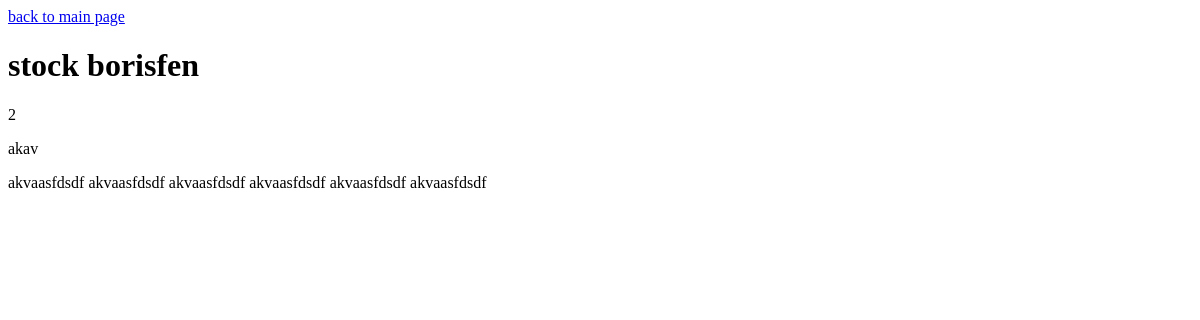
Before: /borisfen/ with the older database file.
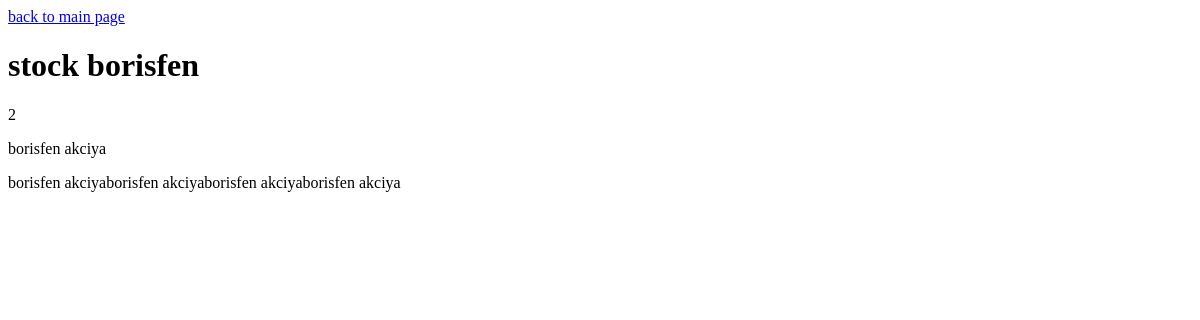
After: the same page with the newer database file.
### main/models.py (models this page shows, shortened)
class Stock(models.Model):
    hotels = models.ManyToManyField('Hotel', blank=True)
    name = models.CharField('name', max_length=100)
    description = models.TextField('description', max_length=1000)
    stock_both = models.NullBooleanField(null=True)
    class Meta:
        verbose_name = 'Акция'
        verbose_name_plural = 'Акции'

### borisfen/views.py (the view)
# urls.py: url(r'^borisfen/', stock_borisfen, name='borisfen'),
def stock_borisfen(request):
    stock = Stock.objects.filter(id=2)
    context = {
        'stock': stock,
    }
    return render(request, 'borisfen.html', context=context)

### borisfen/templates/borisfen.html (shortened to what this page needs)
<!DOCTYPE html>
<html lang="en">
<head>
</head>
<body>
<a href="/">back to main page</a>
<h1> stock borisfen</h1>
{% for s in stock %}
    <p>{{ s.id }}</p>
    <p>{{ s.name }}</p>
    <p>{{ s.description }}</p>
{% endfor %}
</body>
</html>

Changed rows visible on the page:
changed Stock id 2: name "akav" → "borisfen akciya"; description "akvaasfdsdf akvaasfdsdf akvaasfdsdf akvaasfdsdf akvaasfdsdf akvaasfdsdf" → "borisfen akciyaborisfen akciyaborisfen akciyaborisfen akciya"
